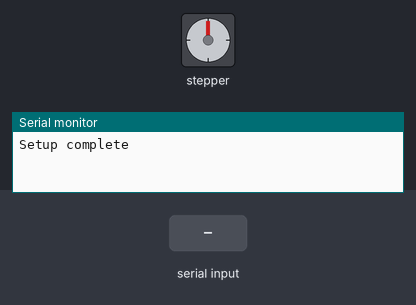
A sketch run on a simulated ESP32. Shown: stepper motor, the last lines printed to the serial monitor. Inputs (shaded band) come from the test bench. Stepper angles assume 200 steps per turn.

Above: at 1.2 s.
1.3 s: "5\n" received over Serial
At 1.45 s:
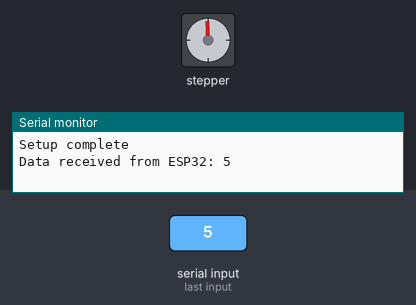
At 2.3 s:
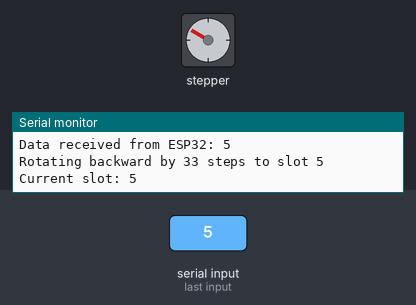
3.2 s: "90,45\n" received over Serial
6.2 s: "5\n" received over Serial
Timing chart, 0 to 9.2 s (numbered marks = the images above; inputs shaded):
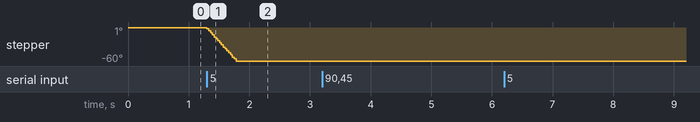

The sketch:

uno_firmware.ino
```cpp
#include <Arduino.h>
#include <Stepper.h>

// Number of steps per output rotation
const int steps_per_rev = 200; // Number of steps for a full revolution (depends on your stepper motor)
const int steps_per_slot = steps_per_rev / 6; // Steps per 60-degree rotation

// Create Instance of Stepper library
Stepper myStepper(steps_per_rev, 8, 9, 10, 11);

int currentSlot = 6;
void setup() {

    // Set the speed at 20 rpm:
    myStepper.setSpeed(20);
    // Initialize the serial port:
    Serial.begin(9600);

    if (Serial.available()) {
      String dataFromESP = Serial.readStringUntil('\n');
      Serial.println("Booting Data received from ESP32: " + dataFromESP); // Output received data

      currentSlot = parseSlot(dataFromESP); // Initialize the current slot from the server
    }
    Serial.println("Setup complete");
}

void loop() {
    // Check if data is available from ESP32
    if (Serial.available()) {
        String dataFromESP = Serial.readStringUntil('\n');
        Serial.println("Data received from ESP32: " + dataFromESP); // Output received data

        // Parse the received string into an integer
        int targetSlot = parseSlot(dataFromESP);

        // Rotate the motor to the specified slot
        rotateMotorToSlot(targetSlot);

        delay(2000); // Delay to allow collection
    }
}

// Function to parse the received string into an integer
int parseSlot(const String& data) {
    // Convert the received string to an integer
    return data.toInt(); // Return parsed integer
}

// Function to rotate the motor to the target slot
void rotateMotorToSlot(int targetSlot) {
    // Ensure the targetSlot is valid (0 to 5 for 6 slots)
    if (targetSlot < 1 || targetSlot >= 7) {
        Serial.println("Invalid slot number. Must be between 1 and 6.");
        return;
    }

    if (targetSlot == currentSlot) {
        // If the target slot is the same as the current slot, no need to move
        Serial.println("Motor is already at the target slot.");
        return;
    }

    // Calculate the shortest direction to rotate
    int slotDifference = targetSlot - currentSlot;

    // If the difference is negative, the motor needs to rotate backward
    if (slotDifference < 0) {
        slotDifference += 6;  // Adjust for circular behavior (6 slots)
    }

    // Check if rotating forward or backward is shorter
    int stepsForward = slotDifference * steps_per_slot;
    int stepsBackward = (6 - slotDifference) * steps_per_slot;

    if (stepsForward <= stepsBackward) {
        // Rotate forward
        myStepper.step(stepsForward);
        Serial.println("Rotating forward by " + String(stepsForward) + " steps to slot " + String(targetSlot));
    } else {
        // Rotate backward
        myStepper.step(-stepsBackward);
        Serial.println("Rotating backward by " + String(stepsBackward) + " steps to slot " + String(targetSlot));
    }

    // Update the current slot
    currentSlot = targetSlot;

    // Send the current slot back to the ESP32
    Serial.println("Current slot: " + String(currentSlot));
    delay(1000); // Optional delay after sending the current slot
}
```

Measured:
- after the input at 1.3 s, stepper: turns 60° counter-clockwise in 0.48 s, starting at once
